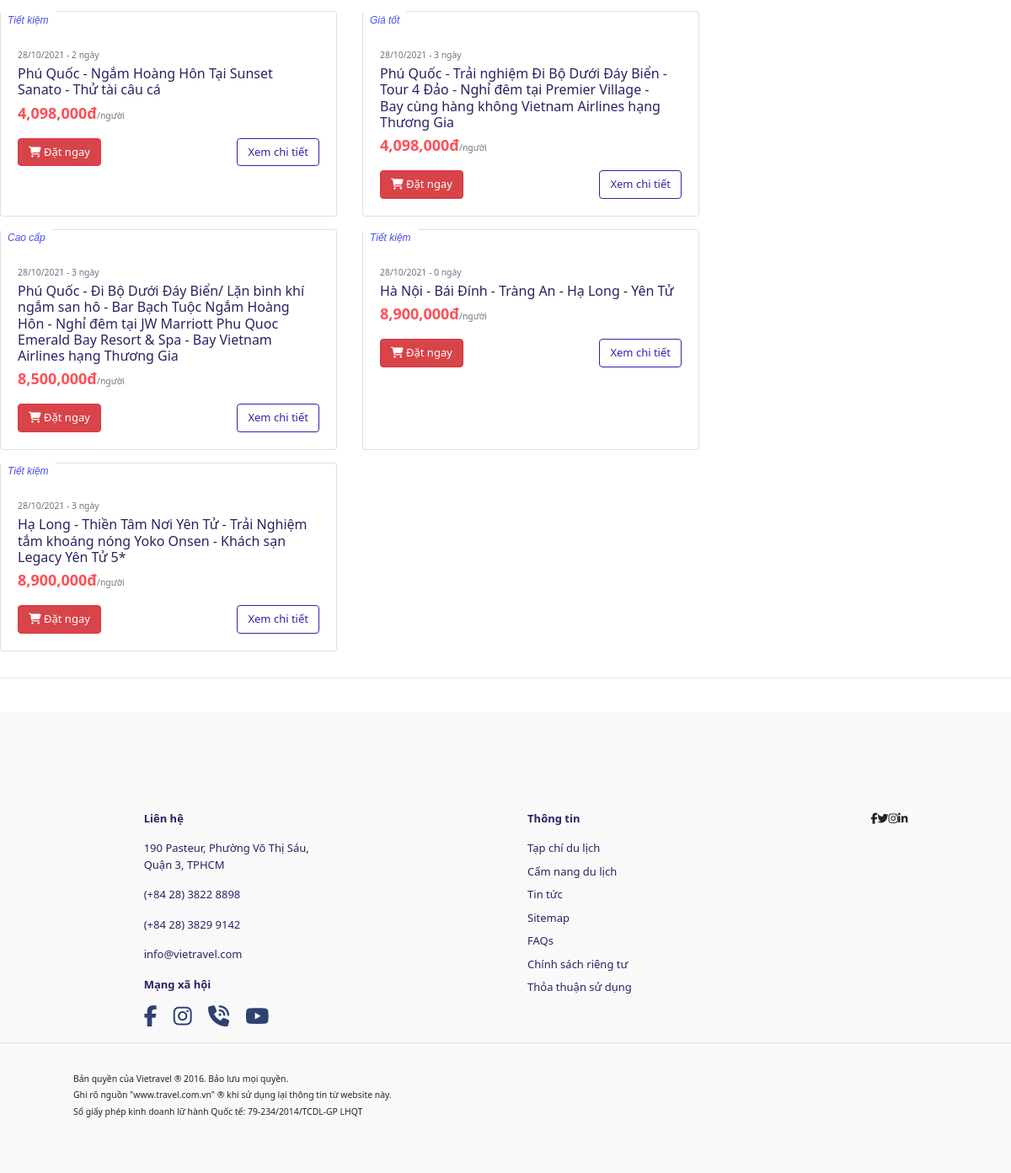
The page /listtour.php (lower part) on the database as committed earlier.
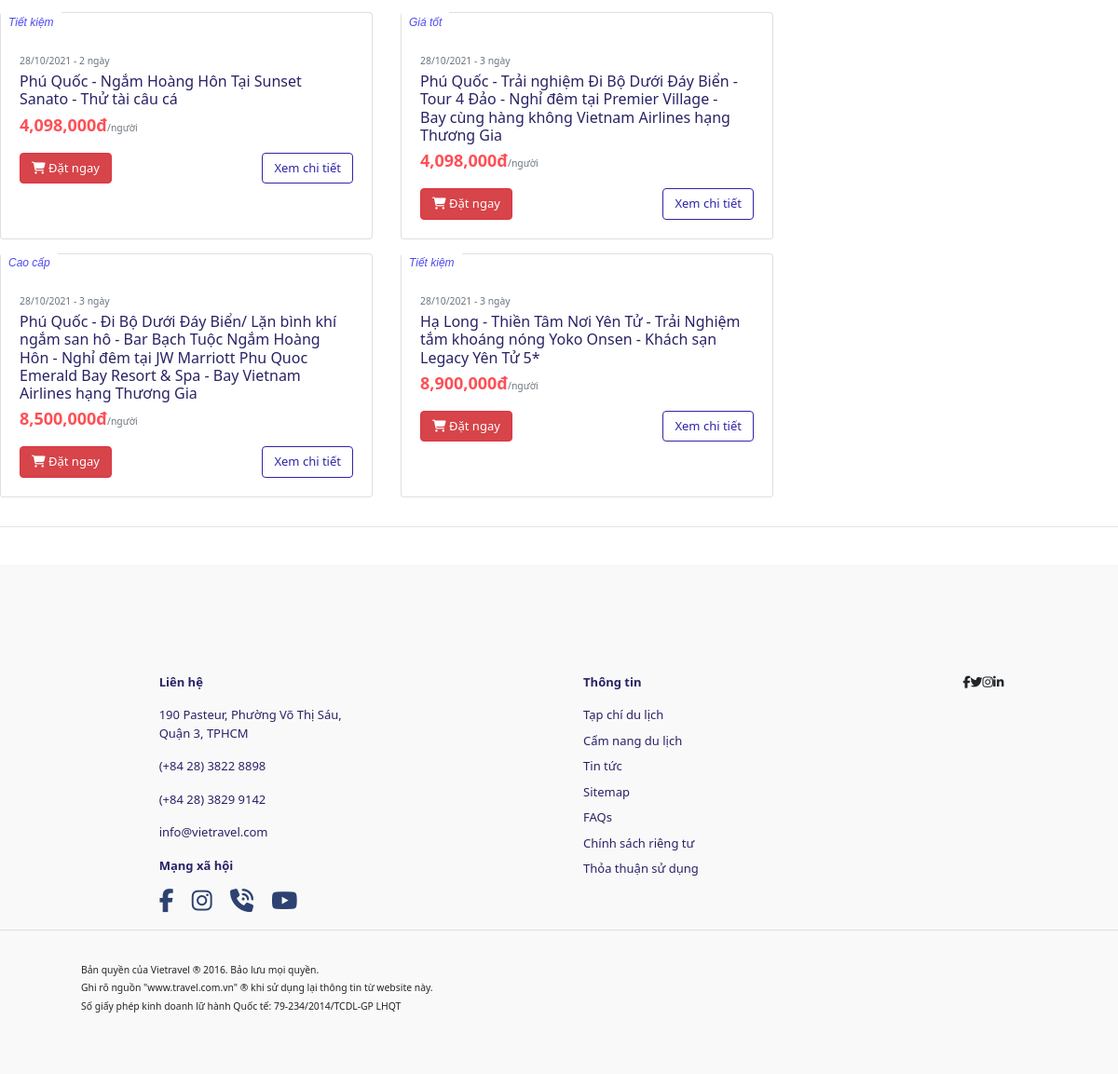
The same page on the database as committed later.
### tables this page shows
CREATE TABLE `tours` (
  `tour_id` int(11) NOT NULL,
  `tour_name` varchar(255) NOT NULL,
  `description` varchar(5000) DEFAULT NULL,
  `places` varchar(500) NOT NULL,
  `day_count` int(11) NOT NULL,
  `res_id` int(11) DEFAULT NULL,
  `hotel_id` int(11) DEFAULT NULL,
  `price_per_person` int(11) NOT NULL,
  `image_1` varchar(255) NOT NULL,
  `image_2` varchar(255) NOT NULL,
  `image_3` varchar(255) NOT NULL,
  `image_4` varchar(255) NOT NULL,
  `city_id` int(11) NOT NULL,
  `tour_guide_id` int(11) DEFAULT NULL,
  `tour_type_id` int(10) NOT NULL,
  `tour_rank_id` int(10) NOT NULL,
  `travel_schedule` text DEFAULT NULL,
  `max` int(11) NOT NULL DEFAULT 6,
  `status` int(11) NOT NULL DEFAULT 1
);

CREATE TABLE `ranks` (
  `rank_id` int(10) NOT NULL,
  `rank_name` varchar(55) NOT NULL,
  `description` varchar(255) NOT NULL
);

### config/database-function.php (called while the page is built, shortened)
<?php
    require_once('database-connection.php');
    function simpleQuery($sql, bool $isGet = true, $params = []){
        global $conn;
        $stmt = $conn -> prepare($sql);
        $stmt -> execute();
        if($isGet){
            $record = $stmt -> get_result() -> fetch_all(MYSQLI_ASSOC);
            return $record;
        }else{
            return $stmt;
        }
    }
?>

### listtour.php (the view, shortened to what this page needs)
<?php
include("./templates/header.php");
if (isset($_GET['tour_type'])) {
    $tour = $_GET['tour_type'];
    $sql = "select count(tours.tour_id) as count,tours.tour_type_id, tours.tour_id, tours.tour_name,
    tours.price_per_person, tours.day_count, cities.city_name, tours.image_1,
    ranks.rank_name from tours, cities, ranks
    where status != -1 and tours.tour_type_id = $tour and  tours.city_id = cities.city_id
    and tours.tour_rank_id = ranks.rank_id group by tours.tour_id ORDER BY count DESC";
} else {
    $sql = "select * from tours, cities, ranks
    where status != -1 and tours.city_id = cities.city_id
    and tours.tour_rank_id = ranks.rank_id";
}
?>
<main>
    <div class="mr-auto ml-auto" style="max-width: 1300px">
        <br>
        <br>
        <div class="card-deck">
            <?php
            $tour = simpleQuery($sql);
            foreach ($tour as $t) {
                $price = $t["price_per_person"];
                $price = number_format($price, 0, "", ",");
                echo '
                <div class="card uu-dai taks">
                <div class="h-card-container">
                    <a href="more_info.php?tour_id=' . $t["tour_id"] . '">
                    <img src="' . $t["image_1"] . '" class="card-img-top h-latest-tour-image" alt="...">
                    </a>
                    <div class="h-card-rank">' . $t["rank_name"] . '</div>
                </div>
                <div class="card-body">
                    <p class="card-text mb-1"><small class="text-muted">28/10/2021 - ' . $t["day_count"] . ' ngày</small></p>
                    <a href="#"><h5 class="card-title pr-2 mb-1" style="color: #282365; font-size: medium;">' . $t["tour_name"] . '</h5></a>
                    <p class="card-text"><b style="font-size: large; color:#FD5056;">' . $price . 'đ</b><small class="text-muted">/người</small></p>
                    <a href="booking.php?tour_id=' . $t["tour_id"] . '" class="btn btn-danger" style="font-size: small; background-color: #D74449;"><i
                        class="fas fa-shopping-cart"></i>&#160;Đặt ngay</a>
                    <a href="more_info.php?tour_id=' . $t["tour_id"] . '" class="btn btn-light" style="font-size: small; background-color: #ffffff; float: right; border: 1px solid #2f24a7; color: #2f24a7;">Xem chi tiết</a>
                </div>
                </div>
            ';
            }
            ?>
        </div>
    </div>
</main>
<?php
include("./templates/footer.php");
?>

Rows that differ between the two databases and show on the page:
no longer on this page (row edited): tours: tour_rank.rank_name "Tiết kiệm", day_count "0", tour_name "Hà Nội - Bái Đính - Tràng An - Hạ Long - Yên Tử", price_per_person "8,900,000"
